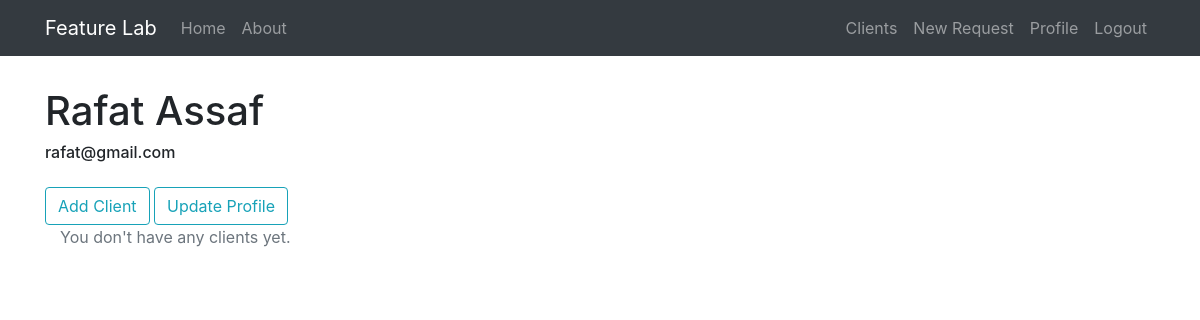
The app's page /profile (signed in), older data.
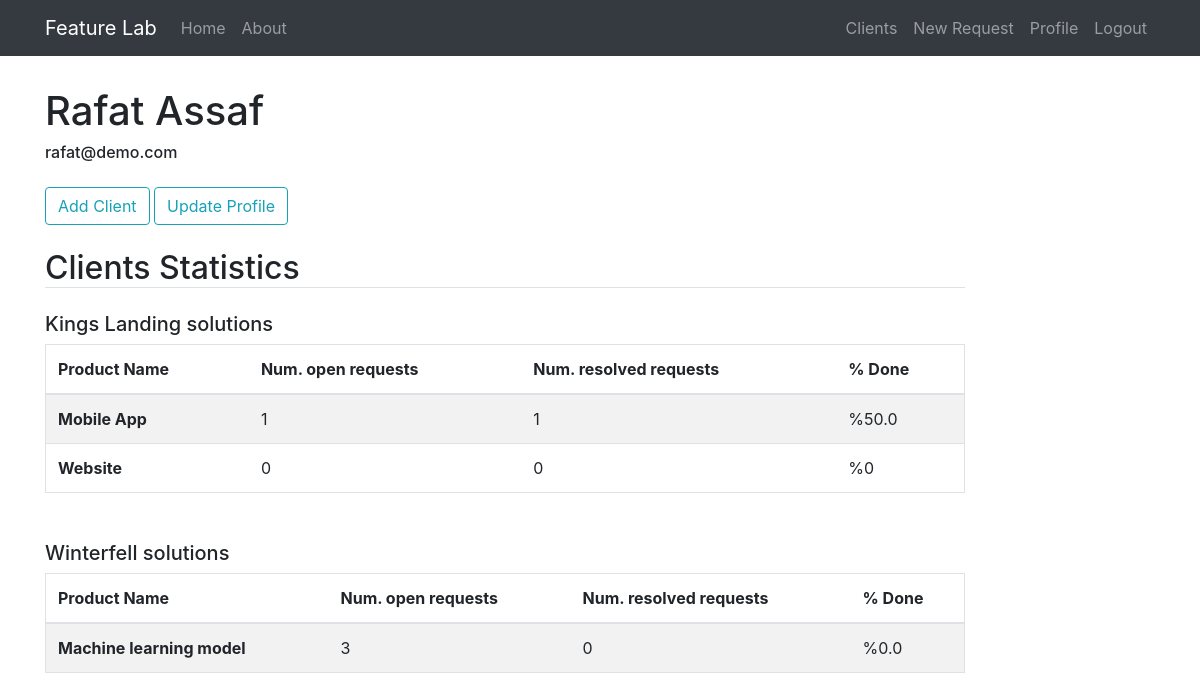
The same page, newer data.
### feature_lab/models.py (models this page shows, shortened)
class User(db.Model, UserMixin):
    id = db.Column(db.Integer, primary_key=True)
    username = db.Column(db.String(20), unique=True, nullable=False)
    email = db.Column(db.String(120), unique=True, nullable=False)
    password = db.Column(db.String(60), nullable=False)
    clients = db.relationship('Client', backref='user', lazy=True)

class Client(db.Model):
    id = db.Column(db.Integer, primary_key=True)
    name = db.Column(db.String(20), unique=True, nullable=False)
    email = db.Column(db.String(120), unique=True, nullable=False)
    bio = db.Column(db.Text(), nullable=False)
    priority = db.Column(db.Integer, nullable=False, unique=True)
    phone_number = db.Column(db.String())
    created_at = db.Column(db.DateTime, nullable=False, default=datetime.utcnow)
    products = db.relationship('Product', backref='owner', lazy=True)
    user_id = db.Column(db.Integer, db.ForeignKey('user.id'), nullable=False)

class Product(db.Model):
    id = db.Column(db.Integer, primary_key=True)
    name = db.Column(db.String(20), unique=True, nullable=False)
    description = db.Column(db.Text(), nullable=False)
    owner_id = db.Column(db.Integer, db.ForeignKey('client.id'), nullable=False)
    requests = db.relationship('FeatureRequest', backref='product', lazy=True)
    areas = db.relationship('ProductArea', backref='product', lazy=True)

### feature_lab/users/routes.py (the view)
@users.route('/profile')
def profile():
    profile_stats = []
    user_clients = Client.query.filter_by(user_id=current_user.id)
    for client in user_clients:
        client_data = {
            'name': client.name,
            'products': []
        }
        for product in client.products:
            num_resolved = FeatureRequest.query\
                .filter_by(state=FeatureRequestState.RESOLVED, product_id=product.id).count()
            num_open = FeatureRequest.query\
                .filter_by(product_id=product.id).filter(FeatureRequest.state != FeatureRequestState.RESOLVED).count()
            num_all = FeatureRequest.query.filter_by(product_id=product.id).count()
            ratio_done = num_resolved / num_all if num_all > 0 else 0
            client_data['products'].append({
                'name': product.name,
                'num_resolved': num_resolved,
                'num_open': num_open,
                'ratio_done': ratio_done
            })
        profile_stats.append(client_data)
    return render_template('profile.html', user=current_user, profile_stats=profile_stats)

### feature_lab/models.py (called while the page is built)
@login_manager.user_loader
def load_user(user_id):
    return User.query.get(int(user_id))

### feature_lab/templates/profile.html
{% extends 'layout.html' %}
{% block content %}
    <h1>{{user.username}}</h1>
    <h6>{{user.email}}</h6>
    <button class="btn btn-outline-info mt-3" onclick="window.location='/create_client'">Add Client</button>
    <button class="btn btn-outline-info mt-3" onclick="window.location='/profile/update'">Update Profile</button>
    {% if profile_stats %}
        <h2 class="mt-4 mb-4 border-bottom pd-3">Clients Statistics</h2>
        {% for client in profile_stats %}
            <h5>{{ client.name }}</h5>
            {% if client.products %}
                <table class="table table-striped border mb-5">
                  <thead>
                    <tr>
                        <th scope="col">Product Name</th>
                        <th scope="col">Num. open requests</th>
                        <th scope="col">Num. resolved requests</th>
                        <th scope="col">% Done</th>
                    </tr>
                  </thead>
                    <tbody>
                    {% for product in client.products %}
                        <tr>
                            <th scope="row">{{product.name}}</th>
                            <td>{{product.num_open}}</td>
                            <td>{{product.num_resolved}}</td>
                            <td>%{{product.ratio_done * 100}}</td>
                        </tr>
                    {% endfor %}
                  </tbody>
                </table>
            {% else %}
                <div class="container">
                    <p class="text-secondary">This client has no products</p>
                </div>
            {% endif %}
        {% endfor %}
    {% else %}
        <div class="container">
            <p class="text-secondary mb-4">You don't have any clients yet.</p>
        </div>
    {% endif %}
{% endblock content %}

Row changes from the older to the newer data that the page shows:
changed User "Rafat Assaf": email "rafat@gmail.com" → "rafat@demo.com"
now on this page (row edited): Client: name "Kings Landing solutions"
now on this page (row edited): Product: name "Mobile App", num_open "1", num_resolved "1", ratio_done "50.0", shown under "Kings Landing solutions"
added Product: name "Website", num_open "0", num_resolved "0", ratio_done "0", shown under "Kings Landing solutions"
added Client: name "Winterfell solutions"
added Product: name "Machine learning model", num_open "3", num_resolved "0", ratio_done "0.0", shown under "Winterfell solutions"
Text that changed along with them:
text no longer shown: "You don't have any clients yet."
text now shown: "Clients Statistics"
